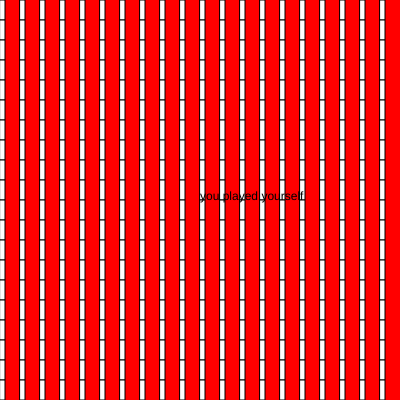
Frame 1 (no input)
Frame 60 (no input): identical to frame 1, image omitted
Frame 120 (the mouse pressed at the canvas centre since frame 60): identical to frame 1, image omitted

The p5.js sketch that drew this single still picture (run headless with seeded random() and noise() and a simulated clock; from frame 60 on, the mouse is pressed at the canvas centre):

// p5.js sketch
// ── sketch.js
let state = 0;


function setup() {
  createCanvas(400, 400);
}

function draw() {
  background(220);


  switch(state){


    case 0:
      background('red');
  for(var j = 0; j<height ; j +=20){
  for(var i = 0; i<width ; i+=20){
    // fill(random(255));
    rect(i,j,5,20);
  }
  }
    text("you played yourself", width/2,height/2);
    break;


    case 1:
      background('yellow');
  for(var j = 0; j<height ; j +=20){
  for(var i = 0; i<width ; i+=20){
    // fill(random(255));
    rect(i,j,20,5);
  }
  }
    text("you played yourself x1", width/2,height/2);
    break;

    case 2:
      background('orange');
  for(var j = 0; j<height ; j +=20){
  for(var i = 0; i<width ; i+=20){

    // fill(random(255));
    quad(i,j,width/2,height/2);
  }
  }
    text("you played yourself x2", width/2,height/2);
    break;

      case 3:
      background('green');

  for(var j = 0; j<height ; j +=20){
  for(var i = 0; i<width ; i+=20){

    // fill(random(255));
    fill(random(255),random(255),random(255))
    quad(00,j,0,i,i,400,j,400);
//    quad(i,i,250,10);

  }
  }
      fill('black')
      text("you played yourself x3", width/2,height/2);
    break;

      case 4:
      background('blue');

    for(var j = 0; j<height ; j +=20){
  for(var i = 0; i<width ; i+=20){
      fill(random(255),0,0);
  ellipse(j,200,i+100,j);
      text("you played yourself x4", width/2,height/2);
    break;
  }
  }
       }
}

function mouseReleased(){

  state = state +1;
  if (state > 4){
    state = 0;
  }
}
